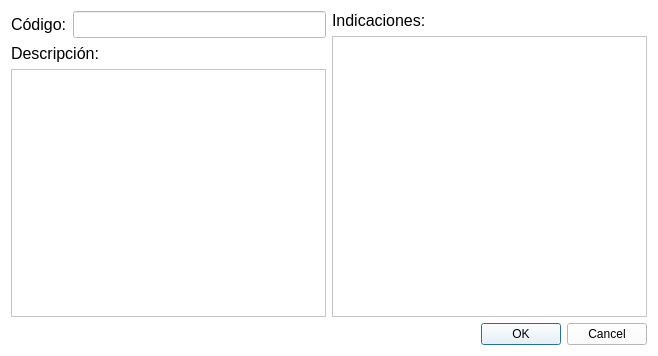
<?xml version="1.0" encoding="UTF-8"?>
<ui version="4.0">
 <class>DiagnosisDialog</class>
 <widget class="QWidget" name="DiagnosisDialog">
  <property name="geometry">
   <rect>
    <x>0</x>
    <y>0</y>
    <width>658</width>
    <height>356</height>
   </rect>
  </property>
  <property name="windowIcon">
   <iconset resource="icons.qrc">
    <normaloff>:/icons/Icons/dr-simi-farmacias-similares-logo-svg-vector.svg</normaloff>:/icons/Icons/dr-simi-farmacias-similares-logo-svg-vector.svg</iconset>
  </property>
  <property name="styleSheet">
   <string notr="true">QWidget{
	background-color: #ffffff;
	color: #000000
}</string>
  </property>
  <layout class="QGridLayout" name="gridLayout">
   <item row="0" column="0">
    <layout class="QHBoxLayout" name="horizontalLayout">
     <item>
      <widget class="QLabel" name="label_01">
       <property name="font">
        <font>
         <family>Arial</family>
         <pointsize>12</pointsize>
        </font>
       </property>
       <property name="text">
        <string>Código:</string>
       </property>
      </widget>
     </item>
     <item>
      <widget class="QLineEdit" name="codeTextEdit">
       <property name="minimumSize">
        <size>
         <width>150</width>
         <height>0</height>
        </size>
       </property>
       <property name="font">
        <font>
         <family>Arial</family>
         <pointsize>12</pointsize>
        </font>
       </property>
      </widget>
     </item>
    </layout>
   </item>
   <item row="1" column="0">
    <layout class="QVBoxLayout" name="verticalLayout">
     <item>
      <widget class="QLabel" name="label_02">
       <property name="font">
        <font>
         <family>Arial</family>
         <pointsize>12</pointsize>
        </font>
       </property>
       <property name="text">
        <string>Descripción:</string>
       </property>
      </widget>
     </item>
     <item>
      <widget class="QTextEdit" name="descriptionTextEdit">
       <property name="font">
        <font>
         <family>Arial</family>
         <pointsize>12</pointsize>
        </font>
       </property>
      </widget>
     </item>
    </layout>
   </item>
   <item row="2" column="1">
    <widget class="QDialogButtonBox" name="buttonBox">
     <property name="font">
      <font>
       <family>Arial</family>
       <pointsize>12</pointsize>
      </font>
     </property>
     <property name="standardButtons">
      <set>QDialogButtonBox::Cancel|QDialogButtonBox::Ok</set>
     </property>
    </widget>
   </item>
   <item row="0" column="1" rowspan="2">
    <layout class="QVBoxLayout" name="verticalLayout_2">
     <item>
      <widget class="QLabel" name="label_03">
       <property name="font">
        <font>
         <family>Arial</family>
         <pointsize>12</pointsize>
        </font>
       </property>
       <property name="text">
        <string>Indicaciones:</string>
       </property>
      </widget>
     </item>
     <item>
      <widget class="QTextEdit" name="indicationsTextEdit">
       <property name="font">
        <font>
         <family>Arial</family>
         <pointsize>12</pointsize>
        </font>
       </property>
      </widget>
     </item>
    </layout>
   </item>
  </layout>
 </widget>
 <tabstops>
  <tabstop>codeTextEdit</tabstop>
  <tabstop>descriptionTextEdit</tabstop>
  <tabstop>indicationsTextEdit</tabstop>
 </tabstops>
 <resources>
  <include location="icons.qrc"/>
 </resources>
 <connections/>
</ui>
